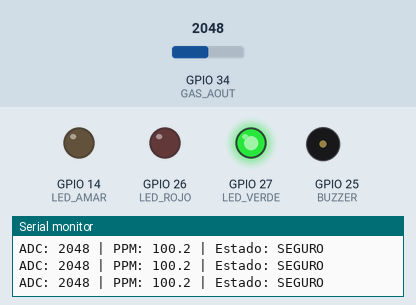
This sketch was run on a simulated ESP32. Shown: output pins drawn as LEDs (lit = HIGH), buzzer (waves = sounding, pin HIGH), the last lines printed to the serial monitor. Inputs (shaded band) come from the test bench; at power-on: GPIO 34 (GAS_AOUT) = 2048 (analog values on the 0–4095 scale). WiFi joins after 1.5 s; servers stay silent unless stated; the local clock reads 2024-03-15 10:24:30 at power-on unless the sketch sets it; random numbers use the default seed unless the sketch sets one; no MQTT or app messages arrive unless stated.

Above: at 5.7 s.
5.8 s: GPIO 34 (GAS_AOUT) set to 2335
7.3 s: GPIO 34 (GAS_AOUT) set to 2446
At 8.7 s:
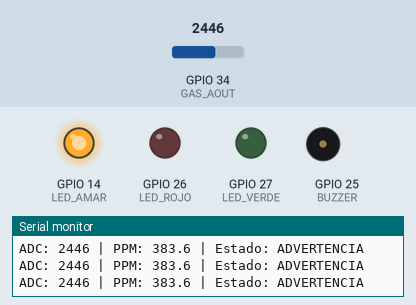
9.0 s: GPIO 34 (GAS_AOUT) set to 2704
10.5 s: GPIO 34 (GAS_AOUT) set to 2778
At 11.2 s:
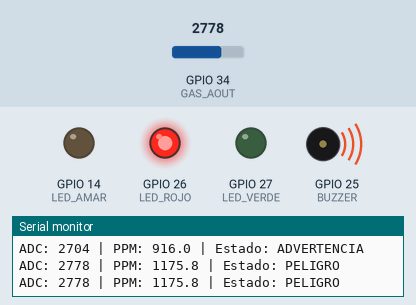
12.0 s: GPIO 34 (GAS_AOUT) set to 2047
At 12.4 s:
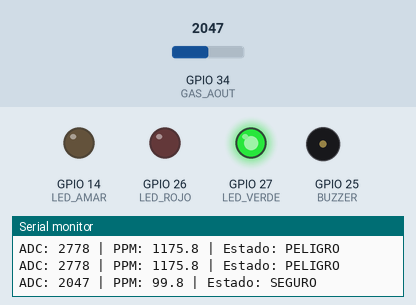
13.5 s: GPIO 34 (GAS_AOUT) set to 2866
At 14.8 s:
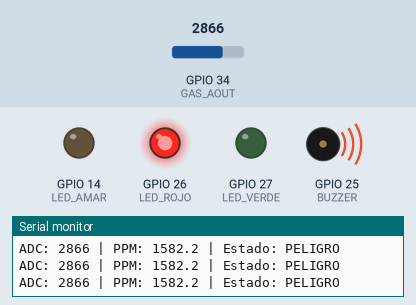
Timing chart, 0 to 16.0 s (numbered marks = the images above; inputs shaded):
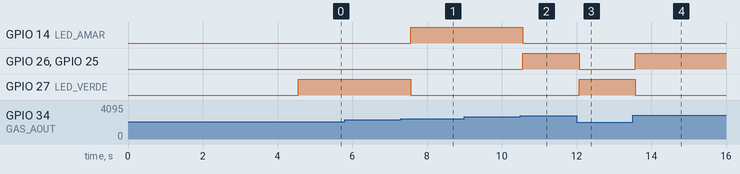

The sketch:

esp32_gas_tls.ino
```cpp
#include <Arduino.h>
#include <Wire.h>
#include <WiFi.h>
#include <WiFiClientSecure.h>   // <-- antes era WiFiClient
#include <WebServer.h>
#include <PubSubClient.h>
#include <time.h>

// -------------------- WiFi --------------------
const char* ssid     = "No se aceptan petristas";
const char* password = "compredatospobre";

// -------------------- MQTT (TLS) --------------------
const char* mqtt_server  = "broker.hivemq.com";
const int   mqtt_port    = 8883;                  // <-- puerto TLS
const char* mqtt_client  = "ESP32_GasDetector_UniSabana";
const char* topic_datos  = "unisabana/gas/datos";
const char* topic_status = "unisabana/gas/status";
const char* topic_health = "unisabana/gas/healthcheck";

// -------------------- Servidor Web --------------------
WebServer server(80);

// -------------------- PINES --------------------
#define GAS_AOUT  34
#define GAS_DOUT  35
#define LED_ROJO  26
#define LED_VERDE 27
#define LED_AMAR  14
#define BUZZER    25

// -------------------- UMBRALES --------------------
#define UMBRAL_ADVERTENCIA 300.0
#define UMBRAL_PELIGRO     1000.0

// -------------------- OBJETOS --------------------
WiFiClientSecure espClient;          // <-- cliente seguro
PubSubClient     mqttClient(espClient);

// -------------------- VARIABLES --------------------
float  ppm    = 0;
int    rawADC = 0;
String estado = "SEGURO";
bool   wifiOK = false;
bool   mqttOK = false;
unsigned long lastMsg    = 0;
unsigned long lastHealth = 0;

// -------------------- FUNCIONES --------------------
float adcToPPM(int adc) {
  adc = constrain(adc, 0, 4095);
  float normalized = adc / 4095.0;
  float logPPM = log10(0.1) + normalized * (log10(100000.0) - log10(0.1));
  return pow(10, logPPM);
}

void buzzerOn()  { digitalWrite(BUZZER, HIGH); }
void buzzerOff() { digitalWrite(BUZZER, LOW);  }

void aplicarEstado() {
  if (ppm >= UMBRAL_PELIGRO) {
    estado = "PELIGRO";
    digitalWrite(LED_ROJO,  HIGH);
    digitalWrite(LED_VERDE, LOW);
    digitalWrite(LED_AMAR,  LOW);
    buzzerOn();
  } else if (ppm >= UMBRAL_ADVERTENCIA) {
    estado = "ADVERTENCIA";
    digitalWrite(LED_ROJO,  LOW);
    digitalWrite(LED_VERDE, LOW);
    digitalWrite(LED_AMAR,  HIGH);
    buzzerOff();
  } else {
    estado = "SEGURO";
    digitalWrite(LED_ROJO,  LOW);
    digitalWrite(LED_VERDE, HIGH);
    digitalWrite(LED_AMAR,  LOW);
    buzzerOff();
  }
}

String getTimestamp() {
  struct tm timeinfo;
  if (!getLocalTime(&timeinfo)) return "sin-hora";
  char buf[30];
  strftime(buf, sizeof(buf), "%Y-%m-%dT%H:%M:%S", &timeinfo);
  return String(buf);
}

void conectarWiFi() {
  Serial.print("Conectando WiFi");
  WiFi.begin(ssid, password);
  int intentos = 0;
  while (WiFi.status() != WL_CONNECTED && intentos < 20) {
    delay(500);
    Serial.print(".");
    intentos++;
  }
  if (WiFi.status() == WL_CONNECTED) {
    wifiOK = true;
    Serial.println("\nWiFi OK. IP: " + WiFi.localIP().toString());
  } else {
    wifiOK = false;
    Serial.println("\nWiFi FALLO. Modo sin conexion.");
  }
}

void conectarMQTT() {
  if (!wifiOK) return;

  // --- TLS: encripta la conexion sin validar certificado ---
  // Los datos viajan cifrados (igual que HTTPS), simplemente
  // no se verifica la identidad del servidor.
  espClient.setInsecure();

  mqttClient.setServer(mqtt_server, mqtt_port);
  mqttClient.setBufferSize(512);
  mqttClient.setKeepAlive(60);
  mqttClient.setSocketTimeout(15);

  Serial.print("Conectando MQTT (TLS)...");
  String clientId = "ESP32_Gas_" + String(random(0xffff), HEX) + String(millis());
  if (mqttClient.connect(clientId.c_str())) {
    mqttOK = true;
    Serial.println("OK (encriptado)");
    mqttClient.publish(topic_status, "{\"status\":\"online\",\"tls\":true}", true);
  } else {
    mqttOK = false;
    Serial.println("FALLO rc=" + String(mqttClient.state()));
  }
}

// -------------------- ENDPOINTS WEB --------------------
void handleHealth() {
  String json = "{";
  json += "\"status\":\"ok\",";
  json += "\"uptime\":"      + String(millis() / 1000) + ",";
  json += "\"timestamp\":\"" + getTimestamp() + "\",";
  json += "\"ip\":\""        + WiFi.localIP().toString() + "\",";
  json += "\"tls\":true";
  json += "}";
  server.sendHeader("Access-Control-Allow-Origin", "*");
  server.send(200, "application/json", json);
}

void handleRoot() {
  String html = R"rawliteral(
<!DOCTYPE html>
<html lang="es">
<head>
  <meta charset="UTF-8">
  <meta name="viewport" content="width=device-width, initial-scale=1.0">
  <title>Detector de Gas - UniSabana</title>
  <style>
    * { margin: 0; padding: 0; box-sizing: border-box; }
    body { font-family: 'Segoe UI', sans-serif; background: #0f0f1a; color: #fff; min-height: 100vh; padding: 20px; }
    h1 { text-align: center; font-size: 1.8em; margin-bottom: 5px; color: #00d4ff; }
    .subtitle { text-align: center; color: #888; margin-bottom: 30px; font-size: 0.9em; }
    .cards { display: grid; grid-template-columns: repeat(auto-fit, minmax(200px, 1fr)); gap: 20px; max-width: 900px; margin: 0 auto 30px auto; }
    .card { background: #1a1a2e; border-radius: 16px; padding: 24px; text-align: center; border: 1px solid #2a2a4a; }
    .card .label { font-size: 0.85em; color: #888; margin-bottom: 8px; text-transform: uppercase; letter-spacing: 1px; }
    .card .value { font-size: 2.2em; font-weight: bold; color: #00d4ff; }
    .card .unit { font-size: 0.8em; color: #666; margin-top: 4px; }
    .estado-card { max-width: 900px; margin: 0 auto 30px auto; background: #1a1a2e; border-radius: 16px; padding: 30px; text-align: center; border: 2px solid #2a2a4a; transition: all 0.3s; }
    .estado-card .estado-label { font-size: 0.9em; color: #888; margin-bottom: 10px; text-transform: uppercase; }
    .estado-card .estado-valor { font-size: 3em; font-weight: bold; }
    .SEGURO { border-color: #00ff88; }
    .SEGURO .estado-valor { color: #00ff88; }
    .ADVERTENCIA { border-color: #ffaa00; }
    .ADVERTENCIA .estado-valor { color: #ffaa00; }
    .PELIGRO { border-color: #ff3333; animation: pulse 1s infinite; }
    .PELIGRO .estado-valor { color: #ff3333; }
    @keyframes pulse { 0% { box-shadow: 0 0 0 0 rgba(255,51,51,0.4); } 70% { box-shadow: 0 0 0 15px rgba(255,51,51,0); } 100% { box-shadow: 0 0 0 0 rgba(255,51,51,0); } }
    .chart-container { max-width: 900px; margin: 0 auto 30px auto; background: #1a1a2e; border-radius: 16px; padding: 24px; border: 1px solid #2a2a4a; }
    .chart-title { font-size: 0.9em; color: #888; margin-bottom: 16px; text-transform: uppercase; }
    .leds { display: flex; justify-content: center; gap: 20px; margin: 20px 0; }
    .led { width: 30px; height: 30px; border-radius: 50%; opacity: 0.2; transition: all 0.3s; }
    .led.on { opacity: 1; box-shadow: 0 0 15px currentColor; }
    .led-r { background: #ff3333; color: #ff3333; }
    .led-y { background: #ffaa00; color: #ffaa00; }
    .led-g { background: #00ff88; color: #00ff88; }
    .mqtt-status { max-width: 900px; margin: 0 auto 20px auto; background: #1a1a2e; border-radius: 12px; padding: 16px 24px; border: 1px solid #2a2a4a; display: flex; justify-content: space-between; align-items: center; }
    .mqtt-dot { width: 12px; height: 12px; border-radius: 50%; display: inline-block; margin-right: 8px; transition: background 0.3s; }
    .dot-verde { background: #00ff88; }
    .dot-rojo  { background: #ff3333; }
    .dot-amar  { background: #ffaa00; }
    .timestamp { text-align: center; color: #555; font-size: 0.8em; margin-top: 10px; }
    .lock { color: #00ff88; font-weight: bold; }
  </style>
</head>
<body>
  <h1>🔥 Detector de Gas MQ-2</h1>
  <p class="subtitle">Universidad de la Sabana 2026 — Sistema IoT <span class="lock">🔒 TLS</span></p>

  <div class="mqtt-status">
    <span><span class="mqtt-dot dot-amar" id="mqttDot"></span><span id="mqttLabel">Conectando a broker MQTT (WSS)...</span></span>
    <span id="uptime">Uptime: --</span>
  </div>

  <div class="estado-card SEGURO" id="estadoCard">
    <div class="estado-label">Estado del sistema</div>
    <div class="estado-valor" id="estadoValor">SEGURO</div>
    <div class="leds">
      <div class="led led-r" id="ledR"></div>
      <div class="led led-y" id="ledY"></div>
      <div class="led led-g on" id="ledG"></div>
    </div>
  </div>

  <div class="cards">
    <div class="card">
      <div class="label">Concentración</div>
      <div class="value" id="ppm">--</div>
      <div class="unit">PPM</div>
    </div>
    <div class="card">
      <div class="label">ADC Raw</div>
      <div class="value" id="adc">--</div>
      <div class="unit">0-4095</div>
    </div>
    <div class="card">
      <div class="label">IP del sensor</div>
      <div class="value" style="font-size:1em;margin-top:10px" id="ip">--</div>
      <div class="unit">ESP32</div>
    </div>
  </div>

  <div class="chart-container">
    <div class="chart-title">📈 Historial PPM desde broker MQTT (últimos 30 valores)</div>
    <canvas id="chart" height="80"></canvas>
  </div>

  <p class="timestamp" id="ts">Esperando datos del broker...</p>

  <script src="https://cdn.jsdelivr.net/npm/chart.js"></script>
  <script src="https://unpkg.com/mqtt/dist/mqtt.min.js"></script>
  <script>
    const MAX = 30;
    const labels = Array(MAX).fill('');
    const data   = Array(MAX).fill(0);

    const ctx = document.getElementById('chart').getContext('2d');
    const chart = new Chart(ctx, {
      type: 'line',
      data: {
        labels,
        datasets: [{
          label: 'PPM',
          data,
          borderColor: '#00d4ff',
          backgroundColor: 'rgba(0,212,255,0.1)',
          borderWidth: 2,
          pointRadius: 0,
          fill: true,
          tension: 0.4
        }]
      },
      options: {
        animation: false,
        scales: {
          x: { display: false },
          y: { beginAtZero: true, grid: { color: '#2a2a4a' }, ticks: { color: '#888' } }
        },
        plugins: { legend: { display: false } }
      }
    });

    const mqttDot   = document.getElementById('mqttDot');
    const mqttLabel = document.getElementById('mqttLabel');

    // WSS = WebSockets Seguro (encriptado TLS) en el puerto 8884
    const client = mqtt.connect('wss://broker.hivemq.com:8884/mqtt');

    client.on('connect', function () {
      mqttDot.className   = 'mqtt-dot dot-verde';
      mqttLabel.textContent = '🔒 Conectado a broker.hivemq.com (MQTT/WSS - TLS)';
      client.subscribe('unisabana/gas/datos');
      client.subscribe('unisabana/gas/healthcheck');
    });

    client.on('error', function (err) {
      mqttDot.className   = 'mqtt-dot dot-rojo';
      mqttLabel.textContent = 'Error broker MQTT: ' + err.message;
    });

    client.on('offline', function () {
      mqttDot.className   = 'mqtt-dot dot-rojo';
      mqttLabel.textContent = 'Desconectado del broker';
    });

    client.on('message', function (topic, message) {
      try {
        const d = JSON.parse(message.toString());

        if (topic === 'unisabana/gas/datos') {
          document.getElementById('ppm').textContent = parseFloat(d.ppm).toFixed(1);
          document.getElementById('adc').textContent = d.adc;
          document.getElementById('ip').textContent  = d.ip;
          document.getElementById('ts').textContent  = 'Última actualización (vía MQTT/TLS): ' + d.timestamp;

          const card = document.getElementById('estadoCard');
          card.className = 'estado-card ' + d.estado;
          document.getElementById('estadoValor').textContent = d.estado;

          document.getElementById('ledR').className = 'led led-r' + (d.estado === 'PELIGRO'     ? ' on' : '');
          document.getElementById('ledY').className = 'led led-y' + (d.estado === 'ADVERTENCIA' ? ' on' : '');
          document.getElementById('ledG').className = 'led led-g' + (d.estado === 'SEGURO'      ? ' on' : '');

          data.shift();   data.push(parseFloat(d.ppm));
          labels.shift(); labels.push(d.timestamp.slice(11,19));
          chart.update();
        }

        if (topic === 'unisabana/gas/healthcheck') {
          document.getElementById('uptime').textContent = 'Uptime: ' + d.uptime + 's';
        }

      } catch(e) { console.error('Error parsing MQTT message:', e); }
    });

    async function fetchHealth() {
      try {
        const res = await fetch('/health');
        const d   = await res.json();
        document.getElementById('uptime').textContent = 'Uptime: ' + d.uptime + 's';
      } catch(e) {}
    }
    setInterval(fetchHealth, 10000);
  </script>
</body>
</html>
)rawliteral";
  server.send(200, "text/html", html);
}

// -------------------- SETUP --------------------
void setup() {
  Serial.begin(115200);
  delay(1000);

  pinMode(LED_ROJO,  OUTPUT);
  pinMode(LED_VERDE, OUTPUT);
  pinMode(LED_AMAR,  OUTPUT);
  pinMode(BUZZER,    OUTPUT);
  pinMode(GAS_DOUT,  INPUT);

  digitalWrite(LED_ROJO,  LOW);
  digitalWrite(LED_VERDE, LOW);
  digitalWrite(LED_AMAR,  LOW);
  buzzerOff();

  analogReadResolution(12);
  analogSetPinAttenuation(GAS_AOUT, ADC_11db);

  Serial.println("Sensor iniciado.");
  conectarWiFi();

  if (wifiOK) {
    configTime(-5 * 3600, 0, "pool.ntp.org", "time.nist.gov");
    delay(2000);
    Serial.println("Hora: " + getTimestamp());
    conectarMQTT();
    server.on("/",       handleRoot);
    server.on("/health", handleHealth);
    server.begin();
    Serial.println("Dashboard en: http://" + WiFi.localIP().toString());
  }

  Serial.println("Sistema listo.");
}

// -------------------- LOOP --------------------
void loop() {
  rawADC = analogRead(GAS_AOUT);
  ppm    = adcToPPM(rawADC);
  aplicarEstado();

  Serial.printf("ADC: %d | PPM: %.1f | Estado: %s\n", rawADC, ppm, estado.c_str());

  if (wifiOK) {
    server.handleClient();

    if (!mqttClient.connected()) conectarMQTT();
    mqttClient.loop();

    unsigned long now = millis();

    if (now - lastMsg > 2000) {
      lastMsg = now;
      String payload = "{";
      payload += "\"timestamp\":\"" + getTimestamp() + "\",";
      payload += "\"adc\":"         + String(rawADC) + ",";
      payload += "\"ppm\":"         + String(ppm, 1) + ",";
      payload += "\"estado\":\""    + estado + "\",";
      payload += "\"ip\":\""        + WiFi.localIP().toString() + "\"";
      payload += "}";
      mqttClient.publish(topic_datos, payload.c_str());
    }

    if (now - lastHealth > 30000) {
      lastHealth = now;
      String health = "{\"status\":\"ok\",\"uptime\":" + String(millis()/1000) + ",\"ip\":\"" + WiFi.localIP().toString() + "\",\"tls\":true}";
      mqttClient.publish(topic_health, health.c_str());
    }
  }

  delay(500);
}
```

Measured:
- the behaviour switches between 2373 and 2374 on GPIO 34 (GAS_AOUT) (found by bisection; images 0 and 1)
- the behaviour switches between 2729 and 2730 on GPIO 34 (GAS_AOUT) (found by bisection; images 1 and 2)
- after the input at 7.3 s, GPIO 14 (LED_AMAR): LOW → HIGH after 0.26 s; GPIO 27 (LED_VERDE): HIGH → LOW after 0.26 s
- after the input at 10.5 s, GPIO 14 (LED_AMAR): HIGH → LOW after 0.07 s; GPIO 26 (LED_ROJO), GPIO 25 (BUZZER): LOW → HIGH after 0.07 s
- after the input at 12.0 s, GPIO 26 (LED_ROJO), GPIO 25 (BUZZER): HIGH → LOW after 0.07 s; GPIO 27 (LED_VERDE): LOW → HIGH after 0.07 s
- after the input at 13.5 s, GPIO 26 (LED_ROJO), GPIO 25 (BUZZER): LOW → HIGH after 0.07 s; GPIO 27 (LED_VERDE): HIGH → LOW after 0.07 s
